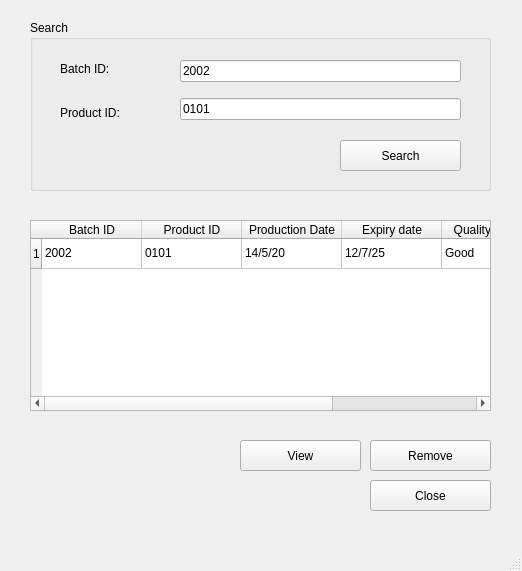
<?xml version="1.0" encoding="UTF-8"?>
<ui version="4.0">
 <class>MainWindow</class>
 <widget class="QMainWindow" name="MainWindow">
  <property name="geometry">
   <rect>
    <x>0</x>
    <y>0</y>
    <width>522</width>
    <height>571</height>
   </rect>
  </property>
  <property name="windowTitle">
   <string>MainWindow</string>
  </property>
  <widget class="QWidget" name="centralwidget">
   <widget class="QGroupBox" name="searched">
    <property name="geometry">
     <rect>
      <x>30</x>
      <y>20</y>
      <width>461</width>
      <height>171</height>
     </rect>
    </property>
    <property name="title">
     <string>Search</string>
    </property>
    <widget class="QPushButton" name="searchButton">
     <property name="geometry">
      <rect>
       <x>310</x>
       <y>120</y>
       <width>121</width>
       <height>31</height>
      </rect>
     </property>
     <property name="text">
      <string>Search</string>
     </property>
    </widget>
    <widget class="QWidget" name="layoutWidget">
     <property name="geometry">
      <rect>
       <x>150</x>
       <y>30</y>
       <width>281</width>
       <height>82</height>
      </rect>
     </property>
     <layout class="QVBoxLayout" name="verticalLayout">
      <item>
       <widget class="QLineEdit" name="lineEdit">
        <property name="text">
         <string>2002</string>
        </property>
       </widget>
      </item>
      <item>
       <widget class="QLineEdit" name="titleline">
        <property name="text">
         <string>0101</string>
        </property>
       </widget>
      </item>
     </layout>
    </widget>
    <widget class="QWidget" name="layoutWidget">
     <property name="geometry">
      <rect>
       <x>30</x>
       <y>30</y>
       <width>103</width>
       <height>81</height>
      </rect>
     </property>
     <layout class="QVBoxLayout" name="verticalLayout_2">
      <item>
       <widget class="QLabel" name="label">
        <property name="text">
         <string>Batch ID:</string>
        </property>
       </widget>
      </item>
      <item>
       <widget class="QLabel" name="label_2">
        <property name="text">
         <string>Product ID:</string>
        </property>
       </widget>
      </item>
     </layout>
    </widget>
   </widget>
   <widget class="QTableWidget" name="booksTableWidget">
    <property name="geometry">
     <rect>
      <x>30</x>
      <y>220</y>
      <width>461</width>
      <height>191</height>
     </rect>
    </property>
    <row>
     <property name="text">
      <string>1</string>
     </property>
    </row>
    <column>
     <property name="text">
      <string>Batch ID</string>
     </property>
    </column>
    <column>
     <property name="text">
      <string>Product ID</string>
     </property>
    </column>
    <column>
     <property name="text">
      <string>Production Date</string>
     </property>
    </column>
    <column>
     <property name="text">
      <string>Expiry date</string>
     </property>
    </column>
    <column>
     <property name="text">
      <string>Quality control</string>
     </property>
    </column>
    <column>
     <property name="text">
      <string>Effeciency</string>
     </property>
    </column>
    <item row="0" column="0">
     <property name="text">
      <string>2002</string>
     </property>
    </item>
    <item row="0" column="1">
     <property name="text">
      <string>0101</string>
     </property>
    </item>
    <item row="0" column="2">
     <property name="text">
      <string>14/5/20</string>
     </property>
    </item>
    <item row="0" column="3">
     <property name="text">
      <string>12/7/25</string>
     </property>
    </item>
    <item row="0" column="4">
     <property name="text">
      <string>Good</string>
     </property>
    </item>
    <item row="0" column="5">
     <property name="text">
      <string>A+</string>
     </property>
    </item>
   </widget>
   <widget class="QPushButton" name="viewButton_4">
    <property name="geometry">
     <rect>
      <x>240</x>
      <y>440</y>
      <width>121</width>
      <height>31</height>
     </rect>
    </property>
    <property name="text">
     <string>View</string>
    </property>
   </widget>
   <widget class="QPushButton" name="closeButton_2">
    <property name="geometry">
     <rect>
      <x>370</x>
      <y>480</y>
      <width>121</width>
      <height>31</height>
     </rect>
    </property>
    <property name="text">
     <string>Close</string>
    </property>
   </widget>
   <widget class="QPushButton" name="deleteButton_2">
    <property name="geometry">
     <rect>
      <x>370</x>
      <y>440</y>
      <width>121</width>
      <height>31</height>
     </rect>
    </property>
    <property name="text">
     <string>Remove</string>
    </property>
   </widget>
  </widget>
  <widget class="QMenuBar" name="menubar">
   <property name="geometry">
    <rect>
     <x>0</x>
     <y>0</y>
     <width>522</width>
     <height>26</height>
    </rect>
   </property>
  </widget>
  <widget class="QStatusBar" name="statusbar"/>
 </widget>
 <resources/>
 <connections/>
</ui>
